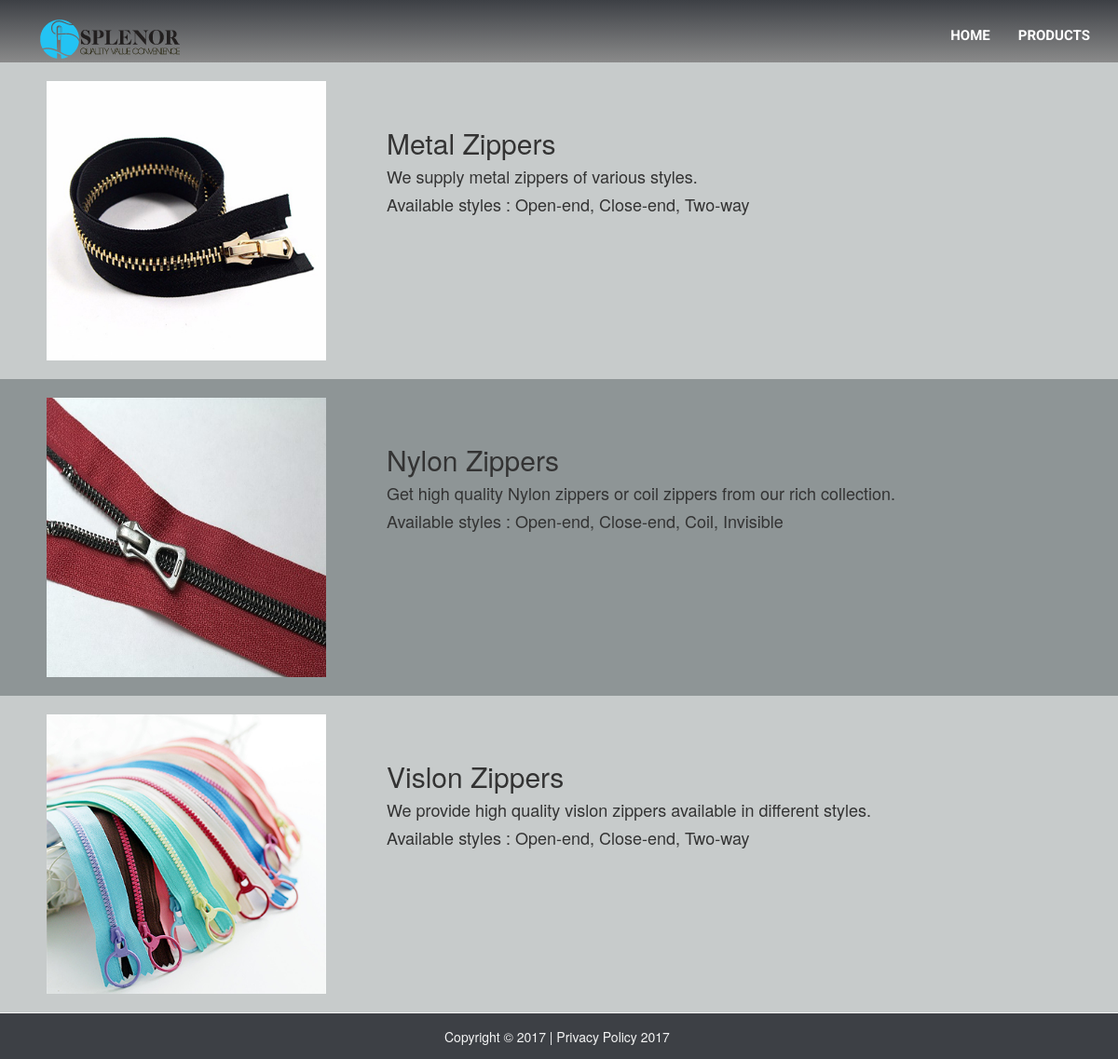
The page /home/zippers/ on the database its author committed.
### home/models.py (models this page shows, shortened)
class Zipper(models.Model):
    CATEGORIES = (
        ('Metal', 'Metal'),
        ('Vislon', 'Vislon'),
        ('Nylon', 'Nylon'),
    )
    STYLES = (
        ('Open-end', 'Open-end'),
        ('Close-end', 'Close-end'),
        ('Two-way', 'Two-way'),
        ('Coil', 'Coil'),
        ('Invisible', 'Invisible'),
    )
    type = models.ForeignKey(Product, default=4)
    image = models.FileField(null=True, blank=True)
    desc = models.TextField(blank=True)
    category = models.CharField(max_length=100, choices=CATEGORIES)
    style = MultiSelectField(choices=STYLES, blank=True)

### home/views.py (the view)
def zippers_index(request):
    zippers = sorted(Zipper.objects.annotate(Count('category')), key=operator.attrgetter("category"))
    return render(request, 'home/zippersalt.html', {'zippers': zippers})

### home/templates/home/zippersalt.html (shortened to what this page needs)
{% block body %}
<html lang="en">
<head>
    {% load staticfiles %}
    <link rel="stylesheet" href="https://maxcdn.bootstrapcdn.com/bootstrap/3.3.7/css/bootstrap.min.css">
    <link rel="stylesheet" href="https://maxcdn.bootstrapcdn.com/font-awesome/4.7.0/css/font-awesome.min.css">
    <link rel="stylesheet" type="text/css" href="{% static 'home/style.css' %}"/>
</head>
<body>
    <nav class="navbar navbar-default navbar-fixed-top" style="background: linear-gradient(#3d4045, #8a8a8a);">
        <div class="container">
            <div class="navbar-header">
                <a class="navbar-brand" href="{% url 'home:index' %}">
                    <img src="{% static 'home/images/logosplenor.png' %}" alt="">
                </a>
            </div>
            <div class="collapse navbar-collapse" id="newNavBar">
                <ul class="nav navbar-nav navbar-right">
                    <li class="{% block Home %}{% endblock %}">
                        <a href="{% url 'home:index' %}" class="scroll">HOME</a>
                    </li>
                    <li class="{% block product %}{% endblock %}"><a href="{% url 'home:products_index' %}" class="scroll">PRODUCTS</a></li>
                </ul>
            </div>
        </div>
    </nav>
    <div class="container-fluid" style="background-color: #c7cbcb; margin-top: 67px;">
        {% for i in zippers %}
            {% if i.category == 'Metal' %}
                <div class="row">
                    <div class="col-md-4 zoom">
                        <br><img src="{{ i.image.url }}" class="img-responsive center-block" width="300" height="300"><br>
                    </div>
                    <div class="col-md-8" style="padding-top: 50px;">
                        <h2>{{ i.category }} Zippers</h2>
                        <h4>{{ i.desc }}</h4>
                        <h4>Available styles : {{ i.style }}</h4>
                    </div>
                </div>
            {% endif %}
            {% if i.category == 'Nylon' %}
                <div class="row" style="background-color: #8e9596;">
                    <div class="col-md-4 zoom">
                        <br><img src="{{ i.image.url }}" class="img-responsive center-block" width="300" height="300"><br>
                    </div>
                    <div class="col-md-8" style="padding-top: 50px;">
                        <h2>{{ i.category }} Zippers</h2>
                        <h4>{{ i.desc }}</h4>
                        <h4>Available styles : {{ i.style }}</h4>
                    </div>
                </div>
            {% endif %}
            {% if i.category == 'Vislon' %}
                <div class="row">
                    <div class="col-md-4 zoom">
                        <br><img src="{{ i.image.url }}" class="img-responsive center-block" width="300" height="300"><br>
                    </div>
                    <div class="col-md-8" style="padding-top: 50px;">
                        <h2>{{ i.category }} Zippers</h2>
                        <h4>{{ i.desc }}</h4>
                        <h4>Available styles : {{ i.style }}</h4>
                    </div>
                </div>
            {% endif %}
        {% endfor %}
        <div style="margin-left: -20px; margin-right: -15px;">
            <footer class="footer-default" style="padding-left: 40%; border-top: 1px solid #f5f5f5; background: #3D4045; height: 50px;">
                <p style="padding-top: 15px; color: #f5f5f5;">Copyright &copy; 2017 | Privacy Policy 2017</p>
            </footer>
        </div>
    </div>
</body>
</html>
{% endblock %}

### home/static/home/style.css (style rules this page uses)
.navbar { border-bottom: 0px; }
.navbar-default { background-color: transparent; height: 67px; transition: all 0.4s ease; }
.navbar-default .navbar-nav > li > a { padding-top: 28px; color: #ffffff; height: 66px; font-family: Roboto; font-weight: bold; font-size: 15px; }

### home/templates/home/zippersalt.html (style rules this page uses)
.zoom img { border: 0px solid #7f7f82; -moz-transition: all 0.3s; -webkit-transition: all 0.3s; transition: all 0.3s; }

### rows shown on the page
Zipper: image (picture), category "Metal", desc "We supply metal zippers of various styles.", style "Open-end, Close-end, Two-way"
Zipper: image (picture), category "Nylon", desc "Get high quality Nylon zippers or coil zippers from our rich collection.", style "Open-end, Close-end, Coil, Invisible"
Zipper: image (picture), category "Vislon", desc "We provide high quality vislon zippers available in different styles.", style "Open-end, Close-end, Two-way"
